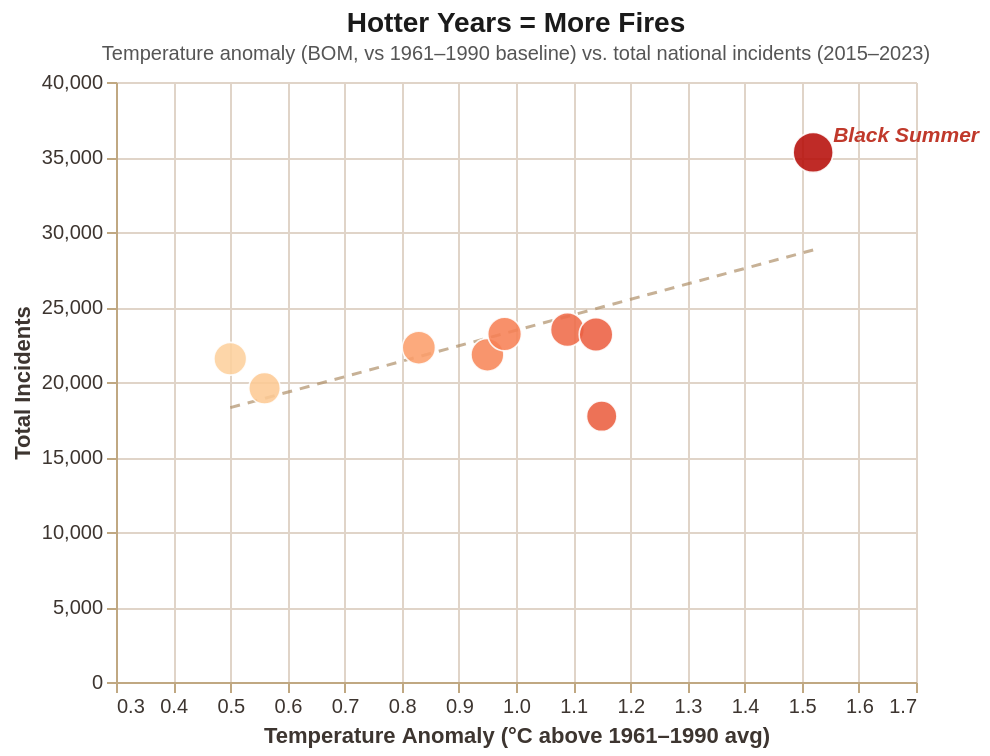

The specification (Vega-Lite) saved for this image:
### Vega-Lite specification from a JSON file in a GitHub repository (floating-point values rounded to 4 significant figures)
{"$schema": "https://vega.github.io/schema/vega-lite/v5.json", "title": {"text": "Hotter Years = More Fires", "subtitle": "Temperature anomaly (BOM, vs 1961–1990 baseline) vs. total national incidents (2015–2023)", "fontSize": 14, "subtitleFontSize": 10, "color": "#1a1a1a", "subtitleColor": "#555"}, "width": 400, "height": 300, "data": {"values": [{"year": 2015, "anomaly": 0.83, "incidents": 22288, "label": ""}, {"year": 2016, "anomaly": 1.09, "incidents": 23490, "label": ""}, {"year": 2017, "anomaly": 0.95, "incidents": 21812, "label": ""}, {"year": 2018, "anomaly": 1.14, "incidents": 23168, "label": ""}, {"year": 2019, "anomaly": 1.52, "incidents": 35306, "label": "Black Summer"}, {"year": 2020, "anomaly": 1.15, "incidents": 17719, "label": ""}, {"year": 2021, "anomaly": 0.56, "incidents": 19580, "label": ""}, {"year": 2022, "anomaly": 0.5, "incidents": 21550, "label": ""}, {"year": 2023, "anomaly": 0.98, "incidents": 23200, "label": ""}]}, "layer": [{"mark": {"type": "line", "color": "#b0906a", "strokeDash": [5, 4], "strokeWidth": 1.5, "opacity": 0.7}, "transform": [{"regression": "incidents", "on": "anomaly"}], "encoding": {"x": {"field": "anomaly", "type": "quantitative"}, "y": {"field": "incidents", "type": "quantitative"}}}, {"mark": {"type": "point", "filled": true, "size": 120, "opacity": 0.88, "stroke": "#fff", "strokeWidth": 0.8}, "encoding": {"x": {"field": "anomaly", "type": "quantitative", "axis": {"title": "Temperature Anomaly (°C above 1961–1990 avg)", "labelColor": "#3d3530", "titleColor": "#3d3530", "tickColor": "#c0a882", "domainColor": "#c0a882", "gridColor": "#e0d4c8"}, "scale": {"domain": [0.3, 1.7]}}, "y": {"field": "incidents", "type": "quantitative", "axis": {"title": "Total Incidents", "format": ",.0f", "labelColor": "#3d3530", "titleColor": "#3d3530", "tickColor": "#c0a882", "domainColor": "#c0a882", "gridColor": "#e0d4c8"}}, "color": {"field": "anomaly", "type": "quantitative", "scale": {"scheme": "orangered", "domain": [0.4, 1.6]}, "legend": null}, "size": {"field": "incidents", "type": "quantitative", "scale": {"range": [60, 400]}, "legend": null}, "tooltip": [{"field": "year", "title": "Year"}, {"field": "anomaly", "title": "Temp Anomaly (°C)"}, {"field": "incidents", "title": "Incidents", "format": ","}]}}, {"mark": {"type": "text", "align": "left", "dx": 10, "dy": -8, "fontSize": 10.5, "fontStyle": "italic", "fontWeight": "600", "color": "#c0392b"}, "encoding": {"x": {"field": "anomaly", "type": "quantitative"}, "y": {"field": "incidents", "type": "quantitative"}, "text": {"field": "label"}}}], "config": {"background": "transparent", "view": {"stroke": null}}}
